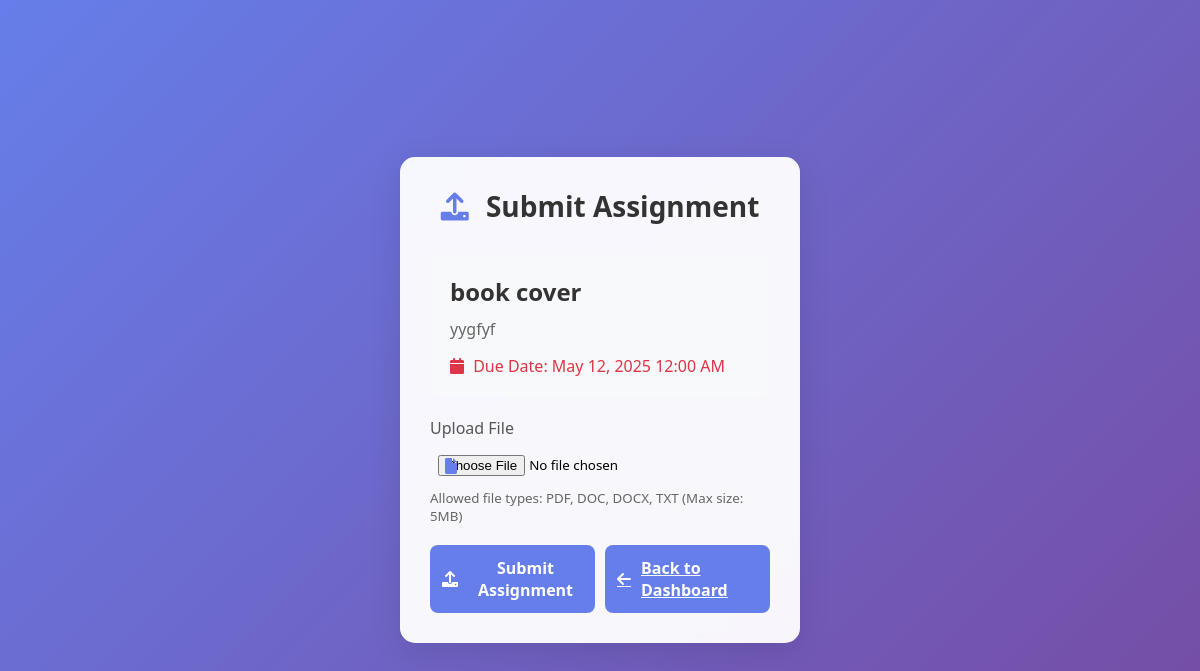
The page /pages/submit_assignment.php?id=1 (signed in) on the database its author committed.
### tables this page shows
CREATE TABLE `assignments` (
  `id` int(11) NOT NULL,
  `title` varchar(255) NOT NULL,
  `description` text DEFAULT NULL,
  `teacher_id` int(11) NOT NULL,
  `user_id` int(11) NOT NULL,
  `due_date` datetime NOT NULL,
  `status` enum('pending','completed','overdue') NOT NULL DEFAULT 'pending',
  `submission_file` varchar(255) DEFAULT NULL,
  `submission_date` datetime DEFAULT NULL,
  `feedback` text DEFAULT NULL,
  `grade` decimal(5,2) DEFAULT NULL,
  `is_deleted` tinyint(1) NOT NULL DEFAULT 0,
  `created_at` timestamp NOT NULL DEFAULT current_timestamp(),
  `updated_at` timestamp NOT NULL DEFAULT current_timestamp() ON UPDATE current_timestamp()
);

### pages/submit_assignment.php (the view, shortened to what this page needs)
<?php
require_once __DIR__ . '/../config/database.php';
$user_id = $_SESSION['user_id'];
$assignment_id = $_GET['id'] ?? 0;
$stmt = $conn->prepare("SELECT * FROM assignments WHERE id = ? AND user_id = ? AND is_deleted = 0");
$stmt->execute([$assignment_id, $user_id]);
$assignment = $stmt->fetch();
?>
<!DOCTYPE html>
<html lang="en">
<head>
    <link rel="stylesheet" href="styles.css">
    <link rel="stylesheet" href="https://cdnjs.cloudflare.com/ajax/libs/font-awesome/6.0.0/css/all.min.css">
</head>
<body>
    <div class="container">
        <div class="login-form">
            <h1><i class="fas fa-upload"></i> Submit Assignment</h1>
            <div class="assignment-details">
                <h2><?= htmlspecialchars($assignment['title']) ?></h2>
                <p class="description"><?= htmlspecialchars($assignment['description']) ?></p>
                <p class="due-date">
                    <i class="fas fa-calendar"></i> Due Date:
                    <?= date('F d, Y h:i A', strtotime($assignment['due_date'])) ?>
                </p>
            </div>
            <form action="submit_assignment.php?id=<?= $assignment_id ?>" method="POST" enctype="multipart/form-data">
                <div class="form-group">
                    <label for="submission_file">Upload File</label>
                    <div class="input-icon">
                        <i class="fas fa-file"></i>
                        <input type="file" id="submission_file" name="submission_file" required
                               accept=".pdf,.doc,.docx,.txt">
                    </div>
                    <small>Allowed file types: PDF, DOC, DOCX, TXT (Max size: 5MB)</small>
                </div>
                <div class="form-buttons">
                    <button type="submit" class="btn btn-success">
                        <i class="fas fa-upload"></i> Submit Assignment
                    </button>
                    <a href="user_dashboard.php" class="btn">
                        <i class="fas fa-arrow-left"></i> Back to Dashboard
                    </a>
                </div>
            </form>
        </div>
    </div>
</body>
</html>

### assets/styles.css (style rules this page uses)
:root { --primary-color: #007BFF; --secondary-color: #6c757d; --success-color: #28a745; --danger-color: #dc3545; --warning-color: #ffc107; --info-color: #17a2b8; --light-color: #f8f9fa; --dark-color: #343a40; --border-radius: 8px; --box-shadow: 0 2px 15px rgba(0, 0, 0, 0.1); --transition: all 0.3s ease; }
* { margin: 0; padding: 0; box-sizing: border-box; font-family: 'Segoe UI', Tahoma, Geneva, Verdana, sans-serif; }
body { background: linear-gradient(135deg, #667eea 0%, #764ba2 100%); min-height: 100vh; display: flex; align-items: center; justify-content: center; padding: 20px; }
.container { width: 100%; max-width: 400px; background: rgba(255, 255, 255, 0.95); border-radius: 15px; box-shadow: 0 8px 32px rgba(0, 0, 0, 0.1); backdrop-filter: blur(10px); padding: 30px; }
h1 { color: #333; text-align: center; margin-bottom: 30px; font-size: 28px; }
h1 i { margin-right: 10px; color: #667eea; }
.login-form, .register-form, .verify-form { width: 100%; }
.form-group { margin-bottom: 20px; }
label { display: block; margin-bottom: 8px; color: #555; font-weight: 500; }
.input-icon { position: relative; }
.input-icon i { position: absolute; left: 15px; top: 50%; transform: translateY(-50%); color: #667eea; }
.btn { width: 100%; padding: 12px; background: #667eea; color: white; border: none; border-radius: 8px; font-size: 16px; font-weight: 600; cursor: pointer; transition: all 0.3s ease; display: flex; align-items: center; justify-content: center; gap: 10px; }

### pages/submit_assignment.php (style rules this page uses)
.assignment-details { background: #f8f9fa; padding: 20px; border-radius: 8px; margin-bottom: 20px; }
.assignment-details h2 { margin: 0 0 10px 0; color: #333; }
.description { color: #666; margin-bottom: 15px; }
.due-date { color: #dc3545; font-weight: 500; }
.due-date i { margin-right: 5px; }
.form-buttons { display: flex; gap: 10px; margin-top: 20px; }
.input-icon input[type="file"] { padding: 8px; }
small { display: block; color: #666; margin-top: 5px; }

### rows shown on the page
assignments: title "book cover", description "yygfyf", due_date "May 12, 2025 12:00 AM"
